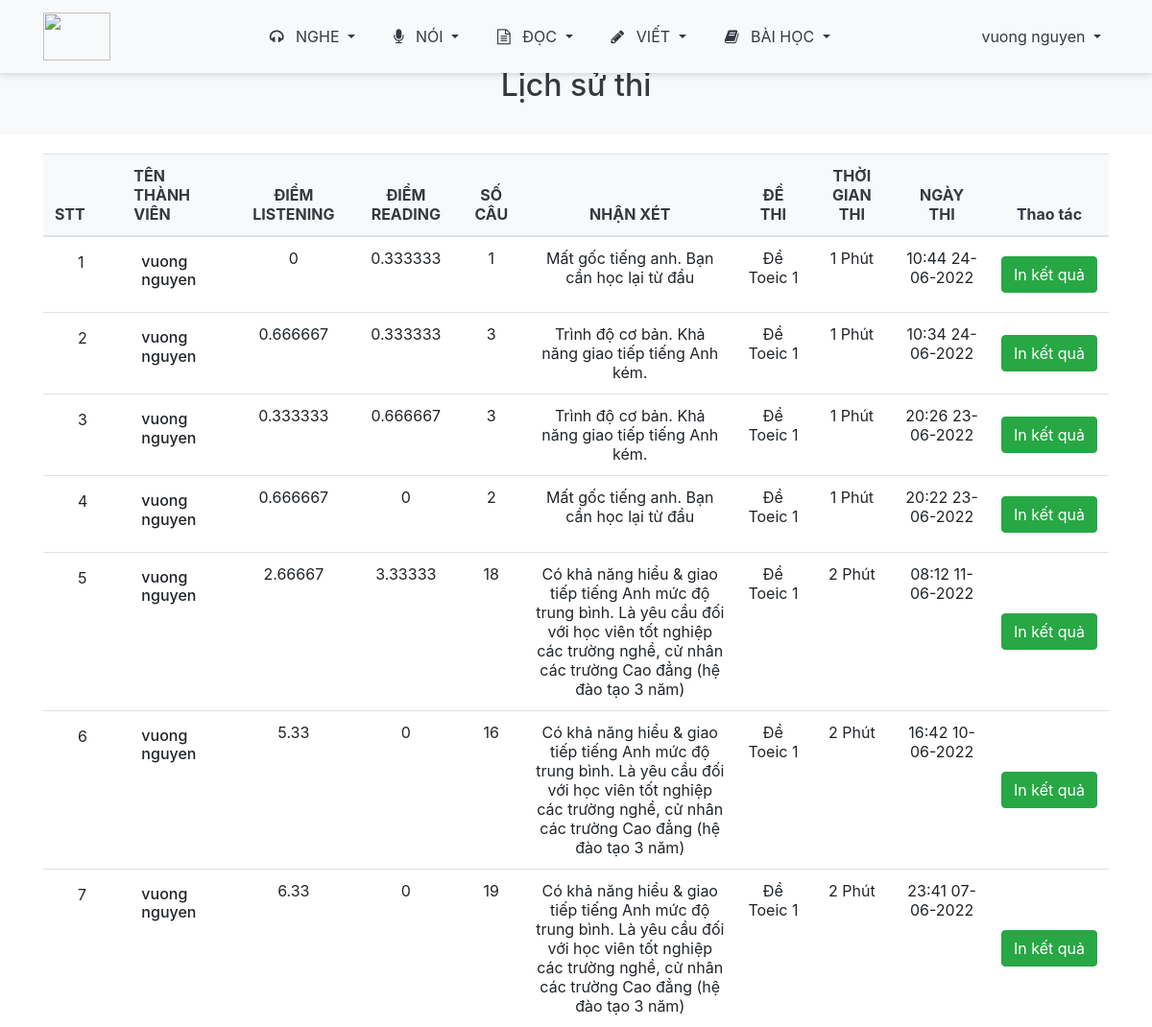
Screenshot of /user/historyexam.php (signed in) with the database file from the repository.
### tables this page shows
CREATE TABLE `historyexam` (
  `id_historyexam` int(11) NOT NULL,
  `mark` float NOT NULL,
  `mark2` float NOT NULL,
  `number` int(11) NOT NULL,
  `comment` text NOT NULL,
  `account_id` int(11) NOT NULL,
  `id_exam` int(11) NOT NULL,
  `resultTime` text NOT NULL,
  `timeExam` int(11) NOT NULL
);

CREATE TABLE `account` (
  `account_id` int(11) NOT NULL,
  `name` text NOT NULL,
  `email` text NOT NULL,
  `password` text NOT NULL,
  `role` text NOT NULL
);

CREATE TABLE `exam` (
  `id_exam` int(11) NOT NULL,
  `name_exam` text NOT NULL,
  `number_exam` int(11) NOT NULL,
  `time_exam` text NOT NULL,
  `id_categoryexam` int(11) NOT NULL
);

### user/historyexam.php (the view, shortened to what this page needs)
<?php include('../pages/head.php'); ?>
<?php include('../pages/nav.php'); ?>
<?php
include('../admin/dbconnect.php');
$sql = $conn->prepare("SELECT * FROM historyexam, account, exam WHERE historyexam.account_id = account.account_id AND exam.id_exam = historyexam.id_exam AND historyexam.account_id = '" . $_SESSION['account_id'] . "'ORDER BY id_historyexam DESC");
$sql->execute();
$data = '';
$data .= '<div class="w-100 bg-light" style="margin-top: 20px;height: 120px;text-align: center;padding-top: 50px;">';
$data .= '<div class="container">';
$data .= '<h2 class="text-dark">Lịch sử thi</h2>';
$data .= '</div>';
$data .= '</div>';
$data .= '<div class="container">';
$data .= '<table id="question_data_table" class="table align-items-center mb-0" style="margin-top:20px">';
$data .= '<thead>';
$data .= '<tr class="bg-light">';
$data .= '<th class="text-uppercase text-dark text-xs font-weight-bolder" style="width: 5%">STT</th>';
$data .= '<th class="text-uppercase text-dark text-xs font-weight-bolder" scope="col">Tên thành viên</th>';
$data .= '<th class="text-center text-uppercase text-dark text-xs font-weight-bolder">Điểm Listening</th>';
$data .= '<th class="text-center text-uppercase text-dark text-xs font-weight-bolder">Điểm Reading</th>';
$data .= '<th class="text-center text-uppercase text-dark text-xs font-weight-bolder">Số câu';
$data .= '</th>';
$data .= '<th class="text-center text-uppercase text-dark text-xs font-weight-bolder" style="width: 20%">Nhận xét</th>';
$data .= '<th class="text-center text-uppercase text-dark text-xs font-weight-bolder">Đề thi';
$data .= '</th>';
$data .= '<th class="text-center text-uppercase text-dark text-xs font-weight-bolder">Thời gian thi';
$data .= '</th>';
$data .= '<th class="text-center text-uppercase text-dark text-xs font-weight-bolder">Ngày thi';
$data .= '</th>';
$data .= '<th class="text-dark text-center">Thao tác</th>';
$data .= '</tr>';
$data .= '</thead>';
$data .= '<tbody id="historyexam">';
$index = 1;
while ($result = $sql->fetch(PDO::FETCH_ASSOC)) {
    $data .= '<tr id=' . $result['id_historyexam'] . '>';
    $data .= '<td>';
    $data .= '<div class="d-flex px-4 py-1">';
    $data .= '<span>' . $index . '</span>';
    $data .= '</div>';
    $data .= '</td>';
    $data .= '<td>';
    $data .= '<div class="d-flex flex-column justify-content-center px-2 py-1">';
    $data .= '<h6>' . $result["name"] . '</h6>';
    $data .= '</div>';
    $data .= '</td>';
    $data .= '<td class="align-center text-center text-sm">';
    $data .= '<h7 class="mb-0 text-sm">' . $result['mark'] . '</h7>';
    $data .= '</td>';
    $data .= '<td class="align-center text-center text-sm">';
    $data .= '<h7 class="mb-0 text-sm">' . $result['mark2'] . '</h7>';
    $data .= '</td>';
    $data .= '<td class="align-center text-center text-sm">';
    $data .= '<h7 class="mb-0 text-sm">' . $result['number'] . '</h7>';
    $data .= '</td>';
    $data .= '<td class="align-center text-center">';
    $data .= '<h7 class="mb-0 text-sm">' . $result['comment'] . '</h7>';
    $data .= '</td>';
    $data .= '<td class="align-center text-center">';
    $data .= '<h7 class="mb-0 text-sm">' . $result['name_exam'] . '</h7>';
    $data .= '</td>';
    $data .= '<td class="align-center text-center">';
    $data .= '<h7 class="mb-0 text-sm">' . $result['timeExam'] . ' Phút</h7>';
    $data .= '</td>';
    $data .= '<td class="align-center text-center">';
    $data .= '<h7 class="mb-0 text-sm">' . $result['resultTime'] . '</h7>';
    $data .= '</td>';
    $data .= '<td class="align-middle text-center">';
    $data .= '<input type="button" class="btn btn-success text-white mb-0" href="javascript:;" value="In kết quả" name="view"></input>';
    $data .= '</td>';
    $data .= '</tr>';
    $index++;
}
$data .= '</tbody>';
$data .= '</table>';
$data .= '</div>';
echo $data;
?>

### rows the page displays
historyexam: account.name "vuong nguyen", mark "0", mark2 "0.333333", number "1", comment "Mất gốc tiếng anh. Bạn cần học lại từ đầu", id_exam.name_exam "Đề Toeic 1", timeExam "1", resultTime "10:44 24-06-2022"
historyexam: account.name "vuong nguyen", mark "0.666667", mark2 "0.333333", number "3", comment "Trình độ cơ bản. Khả năng giao tiếp tiếng Anh kém.", id_exam.name_exam "Đề Toeic 1", timeExam "1", resultTime "10:34 24-06-2022"
historyexam: account.name "vuong nguyen", mark "0.333333", mark2 "0.666667", number "3", comment "Trình độ cơ bản. Khả năng giao tiếp tiếng Anh kém.", id_exam.name_exam "Đề Toeic 1", timeExam "1", resultTime "20:26 23-06-2022"
historyexam: account.name "vuong nguyen", mark "0.666667", mark2 "0", number "2", comment "Mất gốc tiếng anh. Bạn cần học lại từ đầu", id_exam.name_exam "Đề Toeic 1", timeExam "1", resultTime "20:22 23-06-2022"
historyexam: account.name "vuong nguyen", mark "2.66667", mark2 "3.33333", number "18", comment "Có khả năng hiểu & giao tiếp tiếng Anh mức độ trung bình. Là yêu cầu đối với học viên tốt nghiệp các trường nghề, cử nhân các trường Cao đẳng (hệ đào tạo 3 năm)", id_exam.name_exam "Đề Toeic 1", timeExam "2", resultTime "08:12 11-06-2022"
historyexam: account.name "vuong nguyen", mark "5.33", mark2 "0", number "16", comment "Có khả năng hiểu & giao tiếp tiếng Anh mức độ trung bình. Là yêu cầu đối với học viên tốt nghiệp các trường nghề, cử nhân các trường Cao đẳng (hệ đào tạo 3 năm)", id_exam.name_exam "Đề Toeic 1", timeExam "2", resultTime "16:42 10-06-2022"
historyexam: account.name "vuong nguyen", mark "6.33", mark2 "0", number "19", comment "Có khả năng hiểu & giao tiếp tiếng Anh mức độ trung bình. Là yêu cầu đối với học viên tốt nghiệp các trường nghề, cử nhân các trường Cao đẳng (hệ đào tạo 3 năm)", id_exam.name_exam "Đề Toeic 1", timeExam "2", resultTime "23:41 07-06-2022"

### other values shown
$_SESSION['name'] "vuong nguyen"
